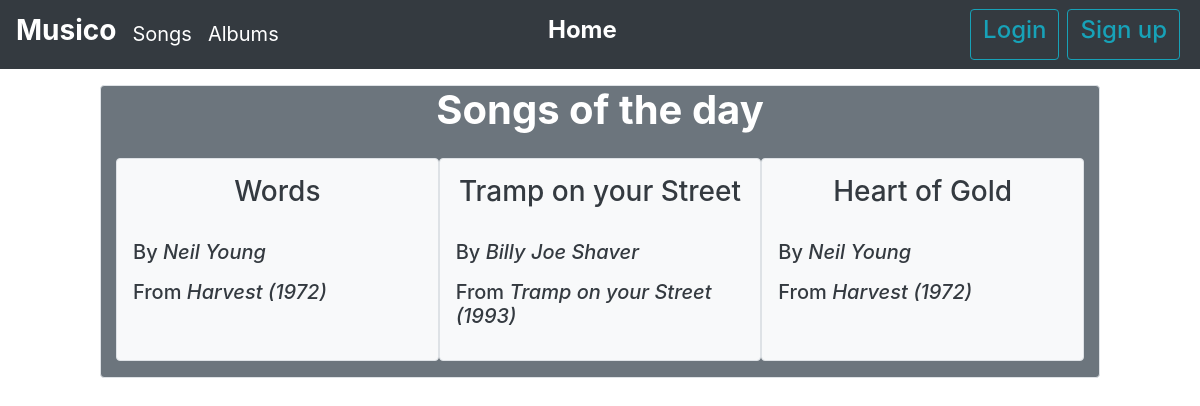
The page / on the database its author committed.
### app/models.py (models this page shows)
class Song(db.Model):
    id = db.Column(db.Integer, primary_key=True)
    title = db.Column(db.String(200), index=True)
    artist_id = db.Column(db.Integer, db.ForeignKey('artist.id'))
    artist = db.relationship('Artist', back_populates='songs')
    album_id = db.Column(db.Integer, db.ForeignKey('album.id'))
    album = db.relationship('Album', back_populates='songs')
    def __repr__(self):
        return self.title

class Artist(db.Model):
    id = db.Column(db.Integer, primary_key=True)
    name = db.Column(db.String(150), index=True)
    albums = db.relationship('Album', back_populates='artist')
    songs = db.relationship('Song', back_populates='artist')
    def __repr__(self):
        return self.name

class Album(db.Model):
    id = db.Column(db.Integer, primary_key=True)
    title = db.Column(db.String(200), index=True)
    year_released = db.Column(db.Integer, index=True)
    artist_id = db.Column(db.Integer, db.ForeignKey('artist.id'))
    artist = db.relationship('Artist', back_populates='albums')
    songs = db.relationship('Song', back_populates='album')
    def __repr__(self):
        return self.title

### app/views.py (the view)
@app.route('/', methods=['GET', 'POST'])
def home():
    if 'login' in request.form:
        return redirect(url_for('login'))
    if 'signup' in request.form:
        return redirect(url_for('signup'))
    return render_template('home.html', recommendations=recommendations())

### app/views.py (called while the page is built)
def recommendations():
    seed(mktime(date.today().timetuple()))
    artists = choices(Artist.query.all(), k=3)
    albums = [choice(artist.albums) for artist in artists]
    songs = [choice(album.songs) for album in albums]
    return [
        {'artist': artist, 'song': song, 'album': album}
        for artist, album, song
        in zip(artists, albums, songs)
    ]

### app/templates/home.html
{% extends 'base.html' %}
{% block page %}Home{% endblock %}
{% block content %}
<div class='container-fluid'>
    <div class='row'>
        <div class='col-10 offset-1 my-3 bg-secondary text-white rounded border'>
            <div class='container-fluid'>
                <center><h1><b>Songs of the day</b></h1></center>
                <div class='row'>
                    {% for rec in recommendations %}
                        <div class='col-4 p-3 my-3 bg-light text-dark rounded border'>
                            <center><h3>{{ rec.song }}</h3></center><br>
                            <h5><p>By <i>{{ rec.artist }}</i><p></h5>
                            {% if rec.album.year_released == None %}
                                <h5><p>From <i>{{ rec.album }}</i><p></h5>
                            {% else %}
                                <h5><p>From <i>{{ rec.album }} ({{rec.album.year_released}})</i><p></h5>
                            {% endif %}
                        </div>
                    {% endfor %}
                </div>
            </div>
        </div>
    </div>
</div>
{% endblock %}

### app/templates/base.html (shortened to what this page needs)
<!DOCTYPE html>
<html>
<head>
  <link rel="stylesheet" href="https://stackpath.bootstrapcdn.com/bootstrap/4.2.1/css/bootstrap.min.css"
>
</head>
<body>
  <nav class="navbar navbar-expand-sm navbar-dark bg-dark" id='navbar-top'>
    <a class="navbar-brand" href="/"><h3><b>Musico</b></h3></a>
    <div class="collapse navbar-collapse" id="navbarSupportedContent">
      <ul class="navbar-nav mr-auto">
        <a class="navbar-brand" href="/songs">Songs</a>
        <a class="navbar-brand" href="/albums">Albums</a>
      </ul>
    </div>
    <div class="navbar-collapse" id="navbarSupportedContent">
        <a class="navbar-text text-white"><h4><b>{% block page %}{% endblock %}</b></h4></a>
    </div>
    <form action="", method="post">
      <span class="navbar-collapse">
          {% if current_user.is_authenticated %}
            <h4 class='px-5 text-white'>{{ current_user.username }}</h4>
          {% else %}
        <div class="px-1">
          <button class="btn btn-outline-info" type="submit" name="login"><h4>Login</h4></button>
        </div>
          <div class="px-1">
          <button class="btn btn-outline-info" type="submit" name="signup"><h4>Sign up</h4></button>
        </div>
        {% endif %}
      </span>
    </form>
  </nav>
  {% block content %}{% endblock %}
</body>
</html>

### rows shown on the page
Song: song "Words"
Artist: artist "Neil Young" "Neil Young"
Album: album "Harvest" "Harvest", album.year_released "1972" "1972"
Song: song "Tramp on your Street"
Artist: artist "Billy Joe Shaver"
Album: album "Tramp on your Street", album.year_released "1993"
Song: song "Heart of Gold"
